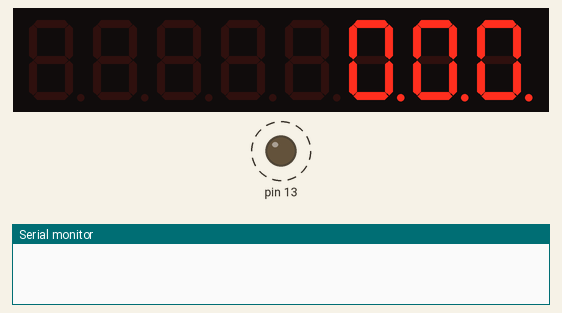
The sketch below on a simulated Arduino Uno, built with avr-gcc and run on an emulated ATmega328P. On the bench: 8-digit seven-segment display, output pins drawn as LEDs (lit = HIGH), the last lines printed to the serial monitor. Dashed ring = blinking.

Above: at 0.6 s.
At 3.1 s:
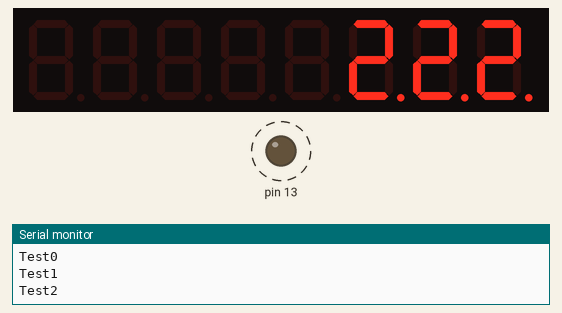
At 6.7 s:
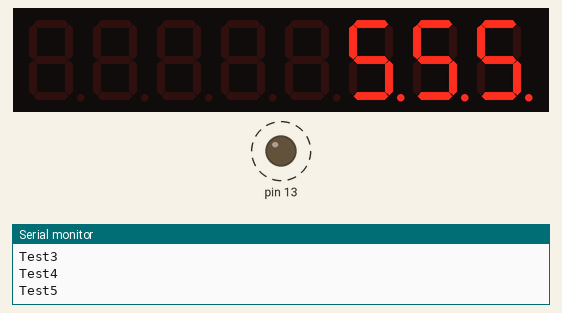
At 12.47 s:
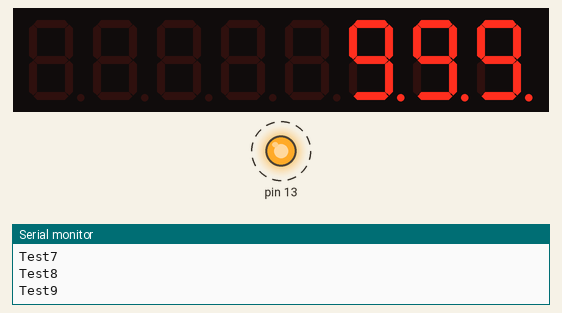
Timing chart, 0 to 40.0 s (numbered marks = the images above):
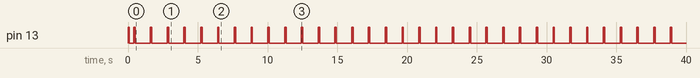

The sketch:

LEDPanelControl.ino
```cpp
#include <SoftwareSerial.h>
#include <LedControl.h>
// Arduino Pin 7 to DIN, 6 to Clk, 5 to LOAD, no.of devices is 1
//(DIN,CLK,LOAD,Devices)_
LedControl ledPanel=LedControl(5,6,7,2);
int x=0;
void setup() {
  pinMode(13, OUTPUT);
  Serial.begin(9600);
  digitalWrite(13, HIGH);   // turn the LED on (HIGH is the voltage level)
  delay(100);              // wait for a second
  digitalWrite(13, LOW);    // turn the LED off by making the voltage LOW
  delay(100);

  ledPanel.shutdown(0,false);
  delay(100);
  ledPanel.shutdown(0,true);
  delay(100);
  ledPanel.shutdown(0,false);
  ledPanel.setIntensity(0,2);
  ledPanel.clearDisplay(0);
  ledPanel.clearDisplay(1);
  ledPanel.setDigit(0,0,x,true);
  ledPanel.setDigit(0,1,x,true);
  ledPanel.setDigit(0,2,x,true);


}

void loop() {

  digitalWrite(13, HIGH);   // turn the LED on (HIGH is the voltage level)
  delay(100);              // wait for a second
  digitalWrite(13, LOW);    // turn the LED off by making the voltage LOW
  delay(100);
  ledPanel.clearDisplay(0);
  ledPanel.setDigit(0,0,x,true);
  ledPanel.setDigit(0,1,x,true);
  ledPanel.setDigit(0,2,x,true);
  Serial.print("Test");
  Serial.println(x);
  delay(1000);
  if(x==9){x=0;}else{x++;}}
```

Measured:
- by itself, pin 13: repeats every 1.2 s: HIGH 0.10 s, LOW 1.1 s
- by itself, everything shown: repeats every 12.0 s, in 30 steps
- what the display in image 0 shows lasts 1.4 s, from 0.4 s to 1.8 s
- what the display in image 1 shows lasts 1.2 s, from 3.0 s to 4.2 s
